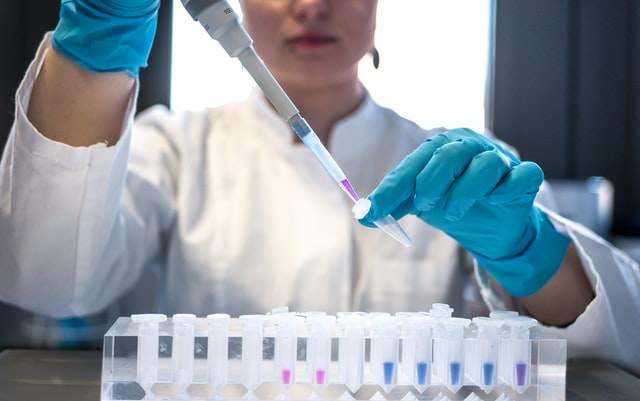
#> input picture session_2/imgs/scientist.jpg, 640 x 401 px
$ jupyter execute --allow-errors 03_MoreNumpyAndMatplotlib.ipynb   (shell and % lines are left out)
#> lines starting #> are read from the running program, lines starting #| are printed output that depends on the picture
# Data extraction via Logical Indexing

Sometimes we want to remove certain values from our dataset. In Numpy, this can be done with **Logical Indexing**.

### Step 1: Create a Logical Numpy Array
We can convert all of the values in an array at once with a single logical expression.

[cell 1]
import numpy as np

[cell 2]
data = np.array([1, 2, 3, 4, 5])

[cell 3]
data < 3

### Step 2: Filter with Logical Indexing
If an array of True/False values is used to index another array, and both arrays are the same size, it will return all of the values that correspond to the True values of the indexing array:

[cell 4]
data = np.array([1, 2, 3, 4, 5])

[cell 5]
bigger_than_3 = data > 3

[cell 6]
data[bigger_than_3]

And, of course, we don't have to give our logical array a name (in this case we called it `bigger_than_3`). We can just direcly use the logical expression applied on our data as the index:

[cell 7]
data[data > 3]

## Exercise

Answer the questions about the following dataset using logical indexing.

[cell 8]
data = np.array([3, 1, -6, 8, 20, 2, np.nan, 7, 1, np.nan, 9, 7, 7, -7])
data

1. Which values are greater than zero?

[cell 9]
data[data > 0]

2. Which values are equal to 7?

[cell 10]
data[data == 7]

3. Which values are greater or equal to 7?

[cell 11]
data[data >= 7]

4. Which values are not equal to 7?

[cell 12]
data[data != 7]

5. How many values are missing  (Tip: `np.isnan(x)`)

[cell 13]
data[np.isnan(data)].shape

6. What is the mean value of the positive numbers in this dataset?

[cell 14]
data[data > 0].mean()

7. What is the mean value of the negative numbers in this dataset?

[cell 15]
data[data < 0].mean()

8. What is the percentage of missing values in this dataset?

[cell 16]
100 * len(data[np.isnan(data)]) / len(data)

9. Generate a Numpy Array, call it `x`, with 1000 entries from a standard normal distribution.

[cell 17]
x = np.random.randn(1000)

10. Plot a histogram of `x` where the values $\ge 0$ are specified with one color and values $< 0$ with another.

[cell 18]
import matplotlib.pyplot as plt

[cell 19]
plt.hist(x[x>=0], color=".4")
plt.hist(x[x<0], color="crimson");
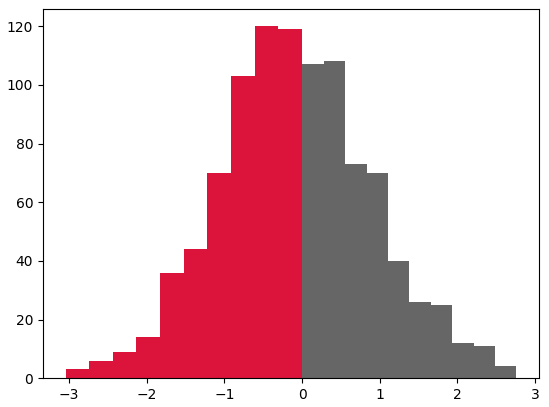
#> figure drawn by matplotlib, 1 panel; tallest bar 108 high, from x = 0.279 to 0.555; tallest bar 120 high, from x = -0.61 to -0.306

## Saving and Loading Numpy Arrays

Numpy has functions for both loading and saving Numpy Arrays. <br>
Numpy files have the `.npy` extension.

[cell 20]
data = np.arange(20).reshape(5, 4)
data

[cell 21]
np.save("data", data)

[cell 22]
np.load("data.npy")

---

# More on Matplotlib

### What we did last time

[cell 23]
import matplotlib.pyplot as plt

[cell 24]
x = np.linspace(0, np.pi * 4, 200)
data1 = np.cos(x)
data2 = np.sin(x)

plt.plot(x, data1, color="crimson", linewidth=3, linestyle="--", label="Sin of X")
plt.plot(x, data2, color="navy", linewidth=3, label="Cos of X")

plt.xlabel("x")
plt.ylabel("f(x)")

plt.legend();
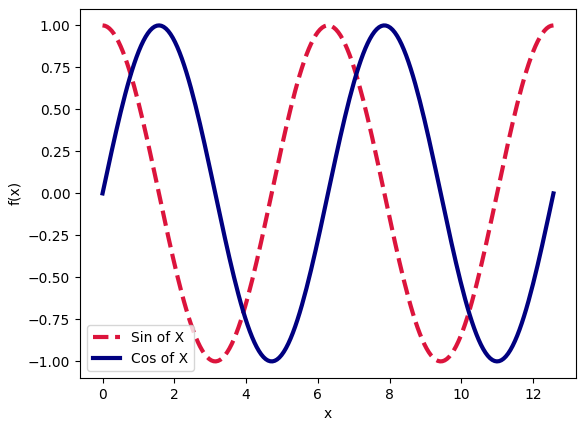
#> figure drawn by matplotlib, 1 panel; curve peaks at x = 0, y = 1; curve peaks at x = 1.58, y = 1

## Anatomy of matplotlib plot
In essence, there are two big components that you need to take into account:

**Figure**: The figure is the overall window or page that everything is drawn on. It’s the **top-level component** and pretty much everything (text, line plots, etc.) is defined as a component inside a single Figure.

**Axes**: To the figure you add Axes. The Axes is the area on which the data is plotted with functions such as `plt.plot()`. And, of course, a single Figure can have multiple axes resulting in a Figure with multiple subplots.

Pretty much whatever we did before can be done with the Axes objec as well. Let's redo what we did befor but now with the Axes object and then improve our figure further.

[cell 25]
import matplotlib.pyplot as plt

[cell 26]
fig, axes = plt.subplots()

Let's recreate what we did before with the Figure and Axes object:

[cell 27]
x = np.linspace(0, np.pi * 4, 200)
data1 = np.cos(x)
data2 = np.sin(x)

fig, ax = plt.subplots()

ax.plot(x, data1, color="crimson", linewidth=3, linestyle="--", label="Sin of X")
ax.plot(x, data2, color="navy", linewidth=3, label="Cos of X")

ax.set_xlabel("x")
ax.set_ylabel("f(x)")

ax.legend();

And now let's improve this figure with some more lines of code and get something like this:

[cell 28]
x = np.linspace(0, np.pi * 4, 200)
data1 = np.cos(x)
data2 = np.sin(x)

fig, ax = plt.subplots(figsize=(3, 2), dpi=150)

ax.plot(x, data1, color="crimson", linewidth=3, linestyle="--", label="Sin of X")
ax.plot(x, data2, color="navy", linewidth=3, label="Cos of X")

# ax.set_xlabel("x", fontsize=14)
ax.set_ylabel("f(x)", fontsize=14)

ax.spines["top"].set_visible(False)
ax.spines["right"].set_visible(False)

ax.set_xticks([1, 5, 10])
ax.set_xticklabels(["Python", "is", "awesome!"])
ax.tick_params(axis="x", rotation=45)

ax.set_yticks([-1, 0, 1])

ax.grid(linestyle="--", color="k")

lgnd = ax.legend(loc=(1, 0), frameon=False);
lgnd.set_title("Function", prop={"size": 15})
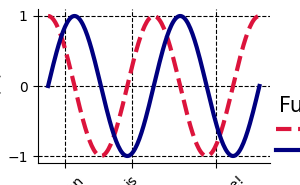
#> figure drawn by matplotlib, 1 panel; curve peaks at x = 0, y = 1; curve peaks at x = 1.58, y = 1

## Exercise

1. Reproduce the figure we just created.

2. Add a title to the figure and save it.

3. We ran an experiment that involved a subject looking at a screen while we show them different pictures on the screen. We are interested to know how the subject scans a given picture. To this end, we recorded their gaze (where they look on the screen) over time. Here we provide the data for a single image as Numpy files which you can find in the `data` folder. There are two files:
- `gaze.npy`: subject's gaze position (x and y values)
- `timestamp.npy`: timestamp of the gaze position

Here is **the question** we would like to answer via a plot: was the subject randomly moving their eye during the experiment or was the eye movement "systematically" changing over time? In other words, was the subject focusing on different parts of the screen at different times? or not? If yes, which side was the subject focusing in the first half, which side in the second half?

Please **discuss in your group** how to generate a figure that would answer this question best. And of course, feel free to use any resource (matplotlib documentation, Google, etc.) to come up with an answer.

**Remember**: We only discussed very few plotting functions of matplotlib and there may be other plotting functions that are better suited for visualizing the data for this problem.

#> (a cell that did not finish here is left out)

## Working with images

Image data is stored either as 2D Array (grayscale images) or as 3D Array (colored images):

- **grayscale images**: are stored as 2D Arrays where each entry specifies the *whiteness* of a pixel. Pixel values range from 0 to 255 or from 0 to 1.
- **colored (RGB) images**: have three color *channels*: red, green, blue. Each color channel on it own is a 2D Array. Putting them together results in a colored image - a 3D Array with a shape of `(heigh x width x 3)`.

This means that visualizing any image in Python can be done by "plotting" an Array!

Let's now use Matplotlib to visualize an image in our Figure. Working with images generally involves these 3 functions from Matplotlib:

| Function | Purpose  | Example |
| :----:   | :----:   | :---:   |
| **`plt.imread()`** | Loads an image from a filename  | `plt.imread("brian.png")` |
| **`plt.imshow()`** | Plots a multidimensional array as an image | `plt.imshow(my_image_array)` |
| **`plt.imsave()`** | Saves an array as an image on the computer | `plt.imsave("new_image.jpg", my_array)` |

[cell 30]
# image was taken by Julia Koblitz (https://unsplash.com/photos/RlOAwXt2fEA)
img = plt.imread("./imgs/scientist.jpg")
#> img is the input picture: shape (401, 640, 3); mean R, G, B 142.5, 154.2, 163.7

[cell 31]
img.shape
#> Out = (401, 640, 3)

[cell 32]
img.min()
#> Out = 0

[cell 33]
img.max()
#> Out = 255

[cell 34]
fig, ax = plt.subplots()

ax.imshow(img);

[cell 35]
my_arr = np.random.rand(5, 5)
my_arr

[cell 36]
fig, ax = plt.subplots()

ax.imshow(my_arr);
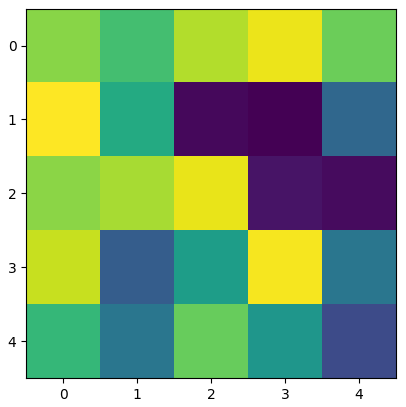
#> figure drawn by matplotlib, 1 panel

[cell 37]
fig, ax = plt.subplots()

aa = ax.imshow(my_arr, cmap="gray");
plt.colorbar(aa)
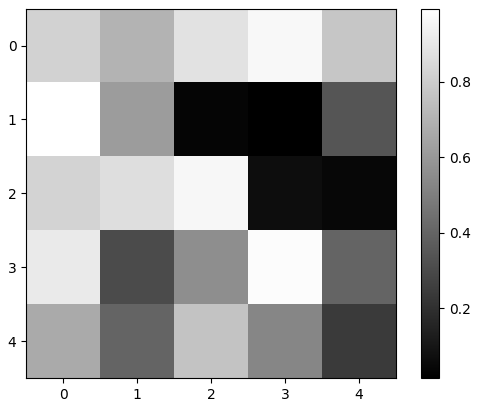
#> figure drawn by matplotlib, 2 panels

You can see all available colormaps in matplotlib [here](https://matplotlib.org/stable/tutorials/colors/colormaps.html).

## Exercise

1. Plot the following matrix.

[cell 38]
data = np.arange(100).reshape(10, 10)
data

[cell 39]
fig, ax = plt.subplots()

ax.imshow(data)
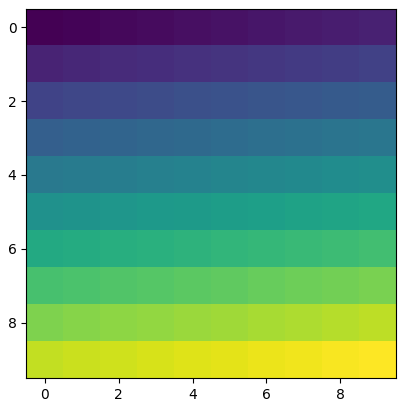
#> figure drawn by matplotlib, 1 panel

2. Plot the following matrix and choose a proper colormap that shows "diverging" values (i.e. one extreme is -1 and the other is 1)

[cell 40]
data = np.arange(100).reshape(10, 10) - 50
data

[cell 41]
fig, ax = plt.subplots()

ax.imshow(data, cmap="bwr")
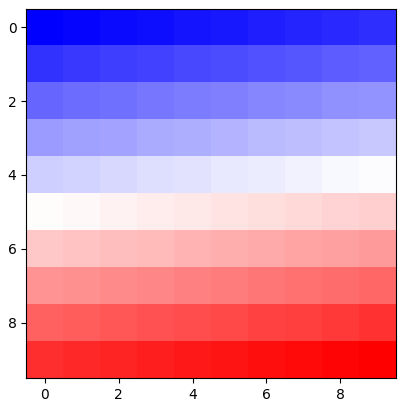
#> figure drawn by matplotlib, 1 panel

3. Read and plot the `emotional_eggs.jpg` image.

[cell 42]
# Photo by Tengyart (https://unsplash.com/photos/DoqtEEn8SOo)
img = plt.imread("./imgs/emotional_eggs.jpg")
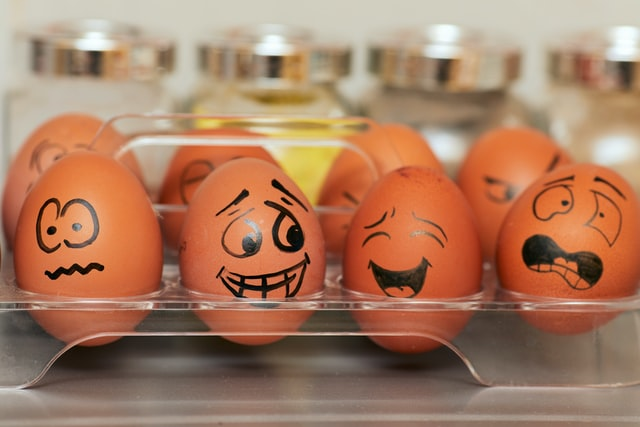
#> input picture session_2/imgs/emotional_eggs.jpg, 640 x 427 px
#> img is the input picture: shape (427, 640, 3); mean R, G, B 168.9, 124.2, 97.5

fig, ax = plt.subplots()
ax.imshow(img)

4. Transform the `emotional_eggs.jpg` image into a grayscale image (a 2D array) and plot it. To find out how to transform a colored image into a grascale image, feel free to explore matplotlib (maybe it has a function for this or not) or search online.

[cell 43]
from PIL import Image
img_gs = Image.open('./imgs/emotional_eggs.jpg').convert('L')
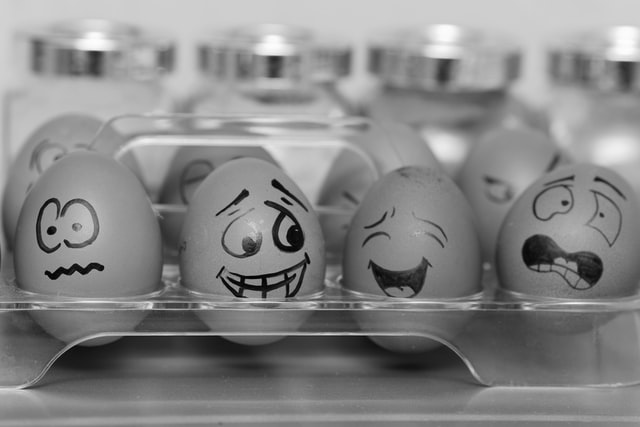
#> img_gs: PIL image 640x427 L; min 0, max 253, mean 134.5
img_gs = np.array(img_gs)

[cell 44]
fig, ax = plt.subplots()
ax.imshow(img_gs, cmap="gray");

5. Save the grayscale version of `emotional_eggs.jpg` image as `emotional_eggs_gs.jpg`.

[cell 45]
plt.imsave("emotional_eggs_gs.jpg", img_gs, cmap="gray")

## Subplots: multiple Axes in a single Figure

[cell 46]
fig, axes = plt.subplots(nrows=2, ncols=2)

[cell 47]
axes.shape

[cell 48]
fig, axes = plt.subplots(nrows=1, ncols=2)

axes[0].imshow(img)
#> (the rest of this cell did not finish here and is left out)

## Exercise

1. Create a Figure with 3 subplots (1 row, 3 columns) and plot the following on each Axes:
- left Axes: histogram of `data1`.
- middle Axes: histogram of `data2`.
- right Axes: scatter plot of `data1` vs `data2`.

#> (a cell that did not finish here is left out)

[cell 50]
fig, axes = plt.subplots(nrows=1, ncols=3, figsize=(6, 2), dpi=150)

axes[0].hist(data1)
axes[1].hist(data2)
axes[2].scatter(data1, data2)

fig.tight_layout()
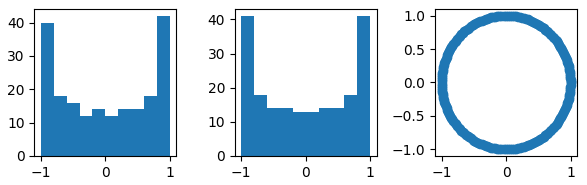
#> figure drawn by matplotlib, 3 panels; panel 1: tallest bar 42 high, from x = 0.8 to 1
